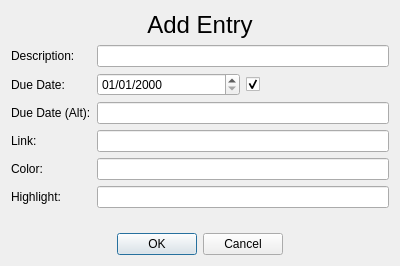
<?xml version="1.0" encoding="UTF-8"?>
<ui version="4.0">
 <class>Dialog</class>
 <widget class="QDialog" name="Dialog">
  <property name="geometry">
   <rect>
    <x>0</x>
    <y>0</y>
    <width>400</width>
    <height>266</height>
   </rect>
  </property>
  <property name="windowTitle">
   <string>Add Entry</string>
  </property>
  <layout class="QVBoxLayout" name="verticalLayout">
   <item>
    <layout class="QFormLayout" name="formLayout">
     <item row="1" column="0">
      <widget class="QLabel" name="descriptionLabel">
       <property name="text">
        <string>Description: </string>
       </property>
      </widget>
     </item>
     <item row="1" column="1">
      <widget class="QLineEdit" name="new_entry_desc"/>
     </item>
     <item row="0" column="0" colspan="2">
      <widget class="QLabel" name="title">
       <property name="font">
        <font>
         <family>Arial</family>
         <pointsize>18</pointsize>
        </font>
       </property>
       <property name="text">
        <string>Add Entry</string>
       </property>
       <property name="alignment">
        <set>Qt::AlignCenter</set>
       </property>
      </widget>
     </item>
     <item row="2" column="0">
      <widget class="QLabel" name="dueDateLabel">
       <property name="text">
        <string>Due Date: </string>
       </property>
      </widget>
     </item>
     <item row="2" column="1">
      <widget class="QWidget" name="due_hbox" native="true">
       <layout class="QHBoxLayout" name="horizontalLayout_2">
        <property name="leftMargin">
         <number>0</number>
        </property>
        <property name="topMargin">
         <number>0</number>
        </property>
        <property name="rightMargin">
         <number>0</number>
        </property>
        <property name="bottomMargin">
         <number>0</number>
        </property>
        <item>
         <widget class="QDateTimeEdit" name="new_entry_due">
          <property name="displayFormat">
           <string>MM/dd/yyyy</string>
          </property>
         </widget>
        </item>
        <item>
         <widget class="QCheckBox" name="new_entry_due_checkbox">
          <property name="enabled">
           <bool>true</bool>
          </property>
          <property name="text">
           <string/>
          </property>
          <property name="checked">
           <bool>true</bool>
          </property>
         </widget>
        </item>
       </layout>
      </widget>
     </item>
     <item row="3" column="0">
      <widget class="QLabel" name="dueDateAltLabel">
       <property name="text">
        <string>Due Date (Alt):</string>
       </property>
      </widget>
     </item>
     <item row="3" column="1">
      <widget class="QLineEdit" name="new_entry_due_alt"/>
     </item>
     <item row="4" column="0">
      <widget class="QLabel" name="linkLabel">
       <property name="text">
        <string>Link:</string>
       </property>
      </widget>
     </item>
     <item row="4" column="1">
      <widget class="QLineEdit" name="new_entry_link"/>
     </item>
     <item row="5" column="0">
      <widget class="QLabel" name="colorLabel">
       <property name="text">
        <string>Color:</string>
       </property>
      </widget>
     </item>
     <item row="5" column="1">
      <widget class="QLineEdit" name="new_entry_color"/>
     </item>
     <item row="6" column="0">
      <widget class="QLabel" name="highlightLabel">
       <property name="text">
        <string>Highlight:</string>
       </property>
      </widget>
     </item>
     <item row="6" column="1">
      <widget class="QLineEdit" name="new_entry_highlight"/>
     </item>
    </layout>
   </item>
   <item>
    <widget class="QDialogButtonBox" name="buttonBox">
     <property name="layoutDirection">
      <enum>Qt::LeftToRight</enum>
     </property>
     <property name="orientation">
      <enum>Qt::Horizontal</enum>
     </property>
     <property name="standardButtons">
      <set>QDialogButtonBox::Cancel|QDialogButtonBox::Ok</set>
     </property>
     <property name="centerButtons">
      <bool>true</bool>
     </property>
    </widget>
   </item>
  </layout>
 </widget>
 <resources/>
 <connections>
  <connection>
   <sender>buttonBox</sender>
   <signal>accepted()</signal>
   <receiver>Dialog</receiver>
   <slot>accept()</slot>
   <hints>
    <hint type="sourcelabel">
     <x>248</x>
     <y>254</y>
    </hint>
    <hint type="destinationlabel">
     <x>157</x>
     <y>274</y>
    </hint>
   </hints>
  </connection>
  <connection>
   <sender>buttonBox</sender>
   <signal>rejected()</signal>
   <receiver>Dialog</receiver>
   <slot>reject()</slot>
   <hints>
    <hint type="sourcelabel">
     <x>316</x>
     <y>260</y>
    </hint>
    <hint type="destinationlabel">
     <x>286</x>
     <y>274</y>
    </hint>
   </hints>
  </connection>
 </connections>
</ui>
